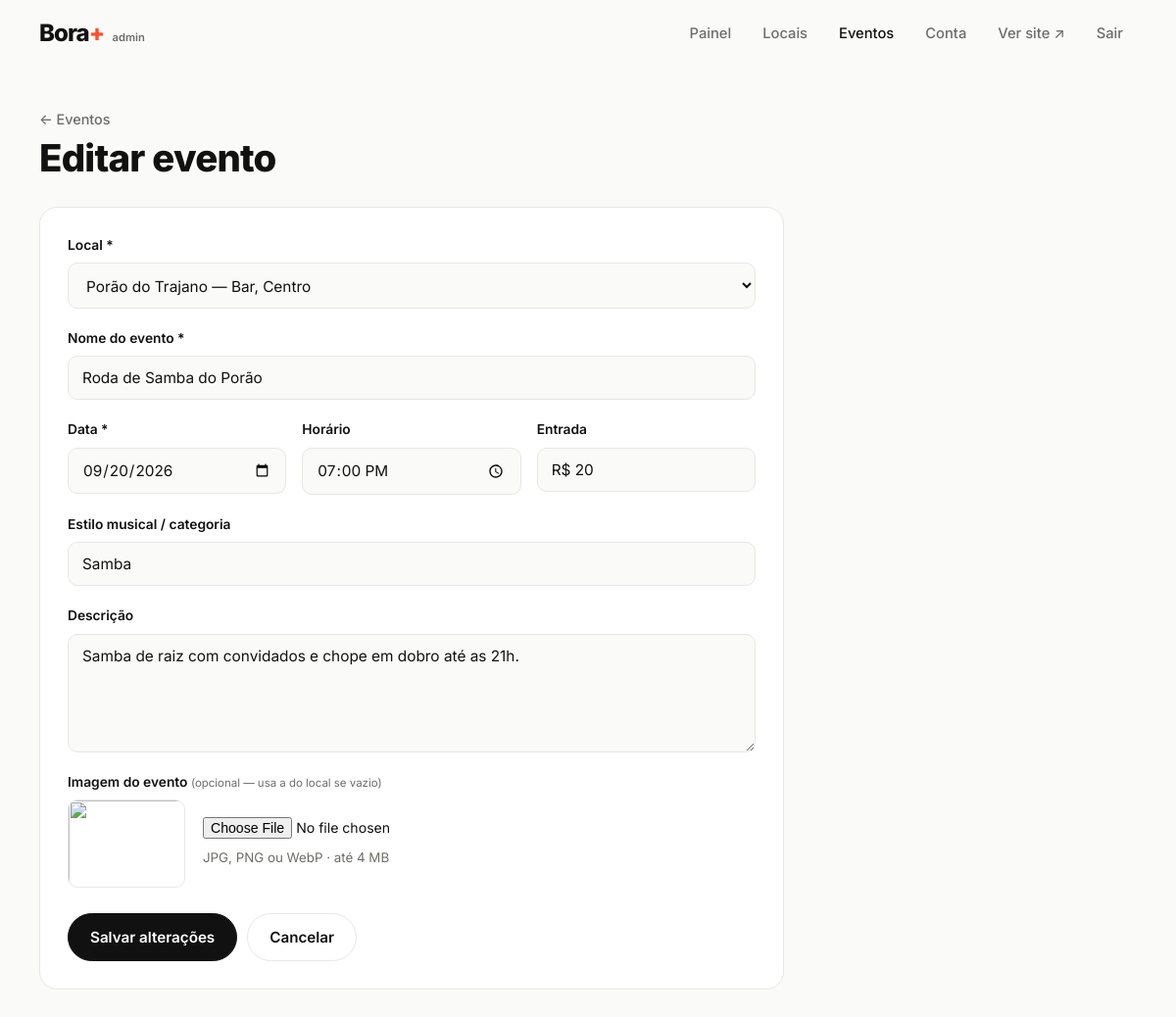
The app's page /admin/evento_form.php?id=1 (signed in), older data.
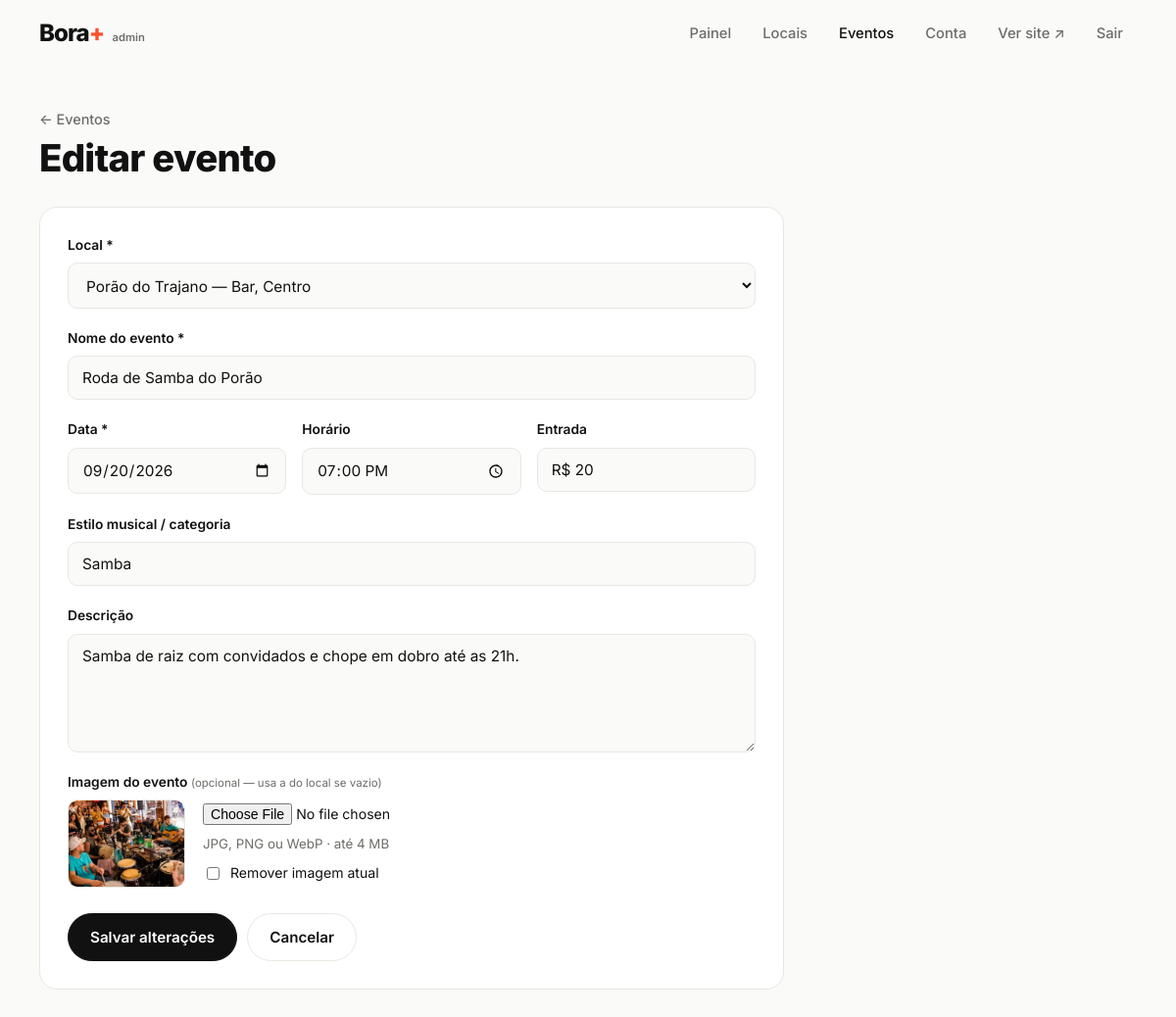
The same page, newer data.
### tables this page shows
CREATE TABLE events (
            id               INTEGER PRIMARY KEY AUTOINCREMENT,
            establishment_id INTEGER NOT NULL REFERENCES establishments(id) ON DELETE CASCADE,
            title            TEXT NOT NULL,
            description      TEXT,
            event_date       TEXT NOT NULL,
            start_time       TEXT,
            price            TEXT,
            genre            TEXT,
            image            TEXT,
            created_at       TEXT NOT NULL DEFAULT CURRENT_TIMESTAMP
        );

CREATE TABLE establishments (
            id            INTEGER PRIMARY KEY AUTOINCREMENT,
            name          TEXT NOT NULL,
            type          TEXT NOT NULL,
            neighborhood  TEXT NOT NULL,
            address       TEXT,
            opening_hours TEXT,
            instagram     TEXT,
            description   TEXT,
            image         TEXT,
            created_at    TEXT NOT NULL DEFAULT CURRENT_TIMESTAMP
        );

### includes/functions.php (called while the page is built, shortened)
<?php
function e(?string $value): string
{
    return htmlspecialchars((string) $value, ENT_QUOTES | ENT_SUBSTITUTE, 'UTF-8');
}
function url(string $path = ''): string
{
    return BASE_URL . '/' . ltrim($path, '/');
}
function upload_url(?string $file): ?string
{
    return $file ? url('uploads/' . rawurlencode($file)) : null;
}
function today(): string
{
    return date('Y-m-d');
}
function input(string $key, string $default = ''): string
{
    $v = $_POST[$key] ?? $_GET[$key] ?? $default;
    return is_string($v) ? trim($v) : $default;
}

### includes/db.php (called while the page is built, shortened)
<?php
function db(): PDO
{
    static $pdo = null;
    if ($pdo instanceof PDO) {
        return $pdo;
    }
    $isNew = !file_exists(DB_FILE);
    $pdo = new PDO('sqlite:' . DB_FILE, null, null, [
        PDO::ATTR_ERRMODE            => PDO::ERRMODE_EXCEPTION,
        PDO::ATTR_DEFAULT_FETCH_MODE => PDO::FETCH_ASSOC,
    ]);
    $pdo->exec('PRAGMA foreign_keys = ON');
    seed_admin($pdo);
    return $pdo;
}
function seed_admin(PDO $pdo): void
{
    $count = (int) $pdo->query('SELECT COUNT(*) FROM admins')->fetchColumn();
    if ($count > 0) {
        return;
    }
}

### includes/queries.php (called while the page is built, shortened)
<?php
function fetch_event(int $id): ?array
{
    $stmt = db()->prepare(
        'SELECT ev.*, es.name AS place_name, es.type AS place_type, es.neighborhood AS place_neighborhood,
                es.address AS place_address, es.image AS place_image
         FROM events ev JOIN establishments es ON es.id = ev.establishment_id
         WHERE ev.id = ?'
    );
    $stmt->execute([$id]);
    return $stmt->fetch() ?: null;
}
function fetch_establishments(array $f = []): array
{
    $sql = 'SELECT es.*,
                   (SELECT COUNT(*) FROM events ev
                     WHERE ev.establishment_id = es.id AND ev.event_date >= :today) AS upcoming_count
            FROM establishments es WHERE 1=1';
    $params = [':today' => today()];
    $sql .= ' ORDER BY es.name COLLATE NOCASE';
    $stmt = db()->prepare($sql);
    $stmt->execute($params);
    return $stmt->fetchAll();
}

### admin/evento_form.php (the view, shortened to what the changed rows need)
<?php
$places = fetch_establishments();
$id = (int) input('id', '0');
$ev = $id ? fetch_event($id) : null;
$data = $ev ?? [
    'establishment_id' => (int) input('local', '0'),
    'title' => '', 'description' => '', 'event_date' => '', 'start_time' => '',
    'price' => '', 'genre' => '', 'image' => null,
];
require __DIR__ . '/../includes/admin_header.php';
?>
<div class="page-head">
    <div>
        <h1><?= $ev ? 'Editar evento' : 'Novo evento' ?></h1>
    </div>
</div>
<form class="form panel" method="post" enctype="multipart/form-data">
    <label class="field">
        <span>Local *</span>
        <select name="establishment_id" required>
            <?php foreach ($places as $es): ?>
                <option value="<?= (int) $es['id'] ?>" <?= (int) $data['establishment_id'] === (int) $es['id'] ? 'selected' : '' ?>>
                    <?= e($es['name']) ?> — <?= e(type_label($es['type'])) ?>, <?= e($es['neighborhood']) ?>
                </option>
            <?php endforeach; ?>
        </select>
    </label>
    <label class="field">
        <span>Nome do evento *</span>
        <input type="text" name="title" value="<?= e($data['title']) ?>" maxlength="140" required>
    </label>
    <div class="form__row form__row--3">
        <label class="field">
            <span>Data *</span>
            <input type="date" name="event_date" value="<?= e($data['event_date']) ?>" required>
        </label>
        <label class="field">
            <span>Horário</span>
            <input type="time" name="start_time" value="<?= e(substr((string) $data['start_time'], 0, 5)) ?>">
        </label>
        <label class="field">
            <span>Entrada</span>
            <input type="text" name="price" value="<?= e($data['price']) ?>" maxlength="40" placeholder="Grátis, R$ 40…">
        </label>
    </div>
    <label class="field">
        <span>Estilo musical / categoria</span>
        <input type="text" name="genre" value="<?= e($data['genre']) ?>" maxlength="60" placeholder="Eletrônica, Samba, Rock…">
    </label>
    <label class="field">
        <span>Descrição</span>
        <textarea name="description" rows="5" maxlength="1500"><?= e($data['description']) ?></textarea>
    </label>
    <div class="field">
        <div class="upload">
            <?php if (!empty($data['image'])): ?>
                <img src="<?= e(upload_url($data['image'])) ?>" alt="" class="upload__preview" data-preview>
            <?php else: ?>
                <img src="" alt="" class="upload__preview" data-preview hidden>
            <?php endif; ?>
            <div>
                <input type="file" name="image" accept="image/jpeg,image/png,image/webp" data-preview-input>
                <small class="muted">JPG, PNG ou WebP · até 4 MB</small>
                <?php if (!empty($data['image'])): ?>
                    <label class="check"><input type="checkbox" name="remove_image" value="1"> Remover imagem atual</label>
                <?php endif; ?>
            </div>
        </div>
    </div>
</form>
<?php require __DIR__ . '/../includes/admin_footer.php'; ?>

Row changes from the older to the newer data that the page shows:
changed events "Roda de Samba do Porão": image: picture added
Text that changed along with them:
form field remove_image: (not shown) → "☐"
text now shown: "Remover imagem atual"
